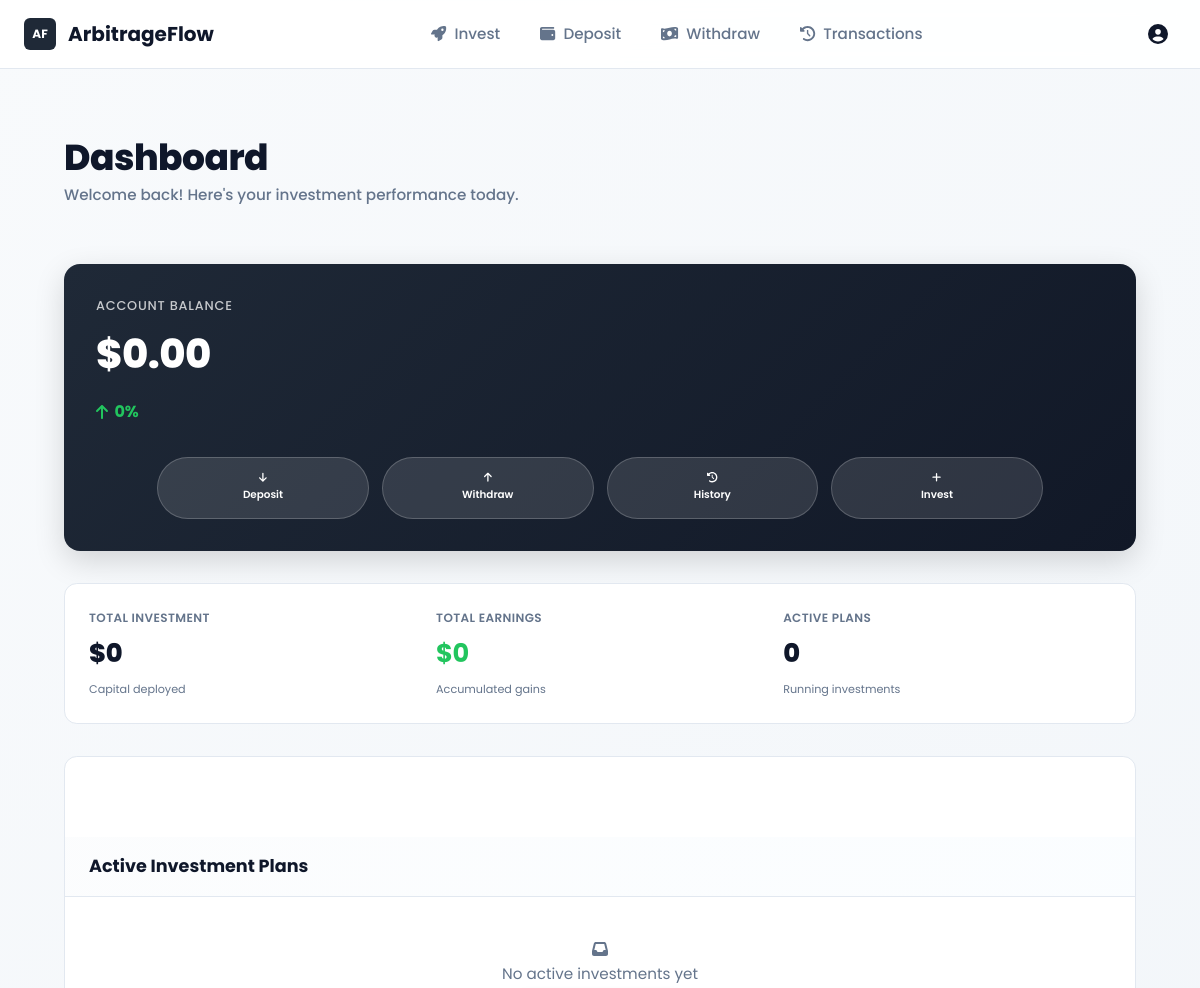
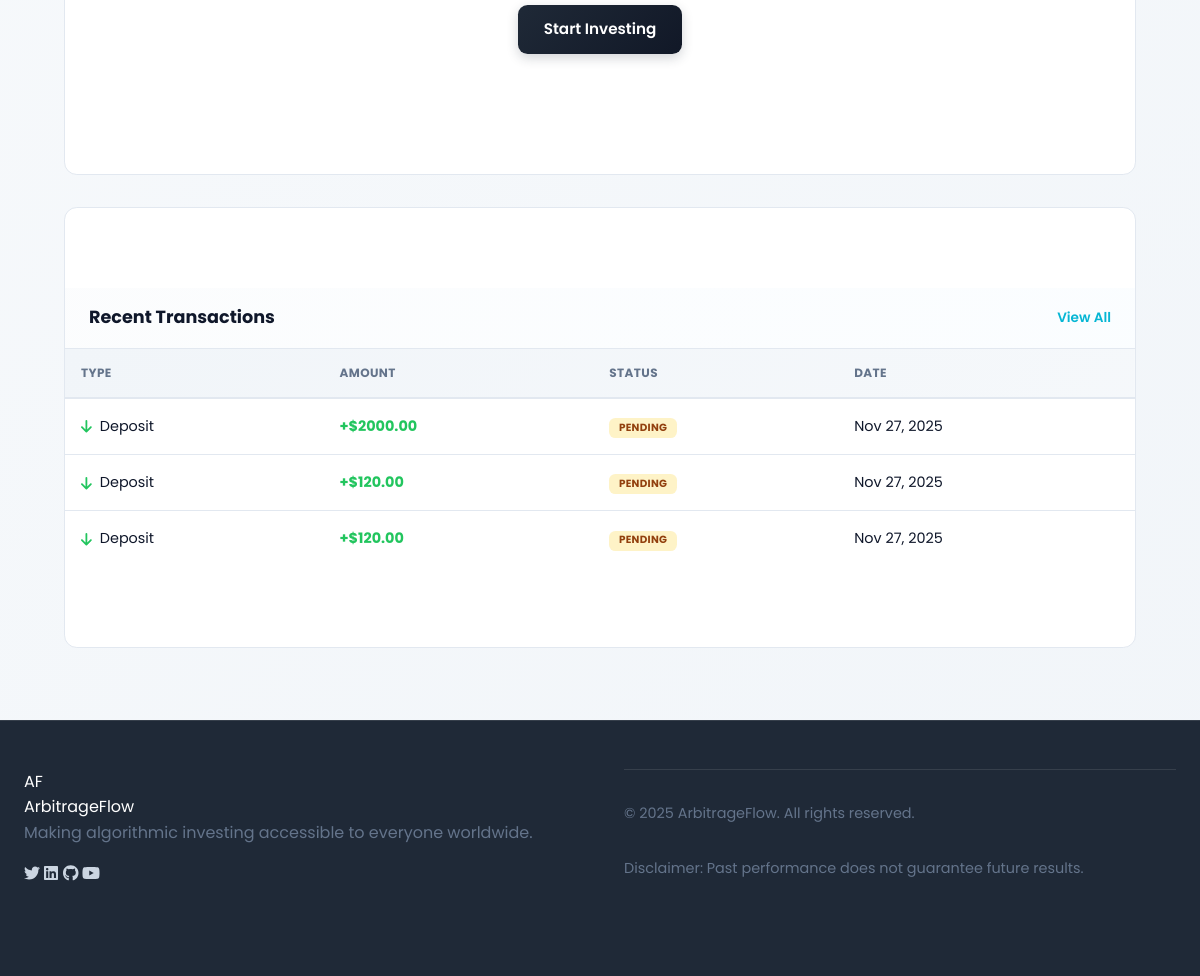
Page /account/dashboard/ (signed in) on the earlier database version (2 pictures, top to bottom).
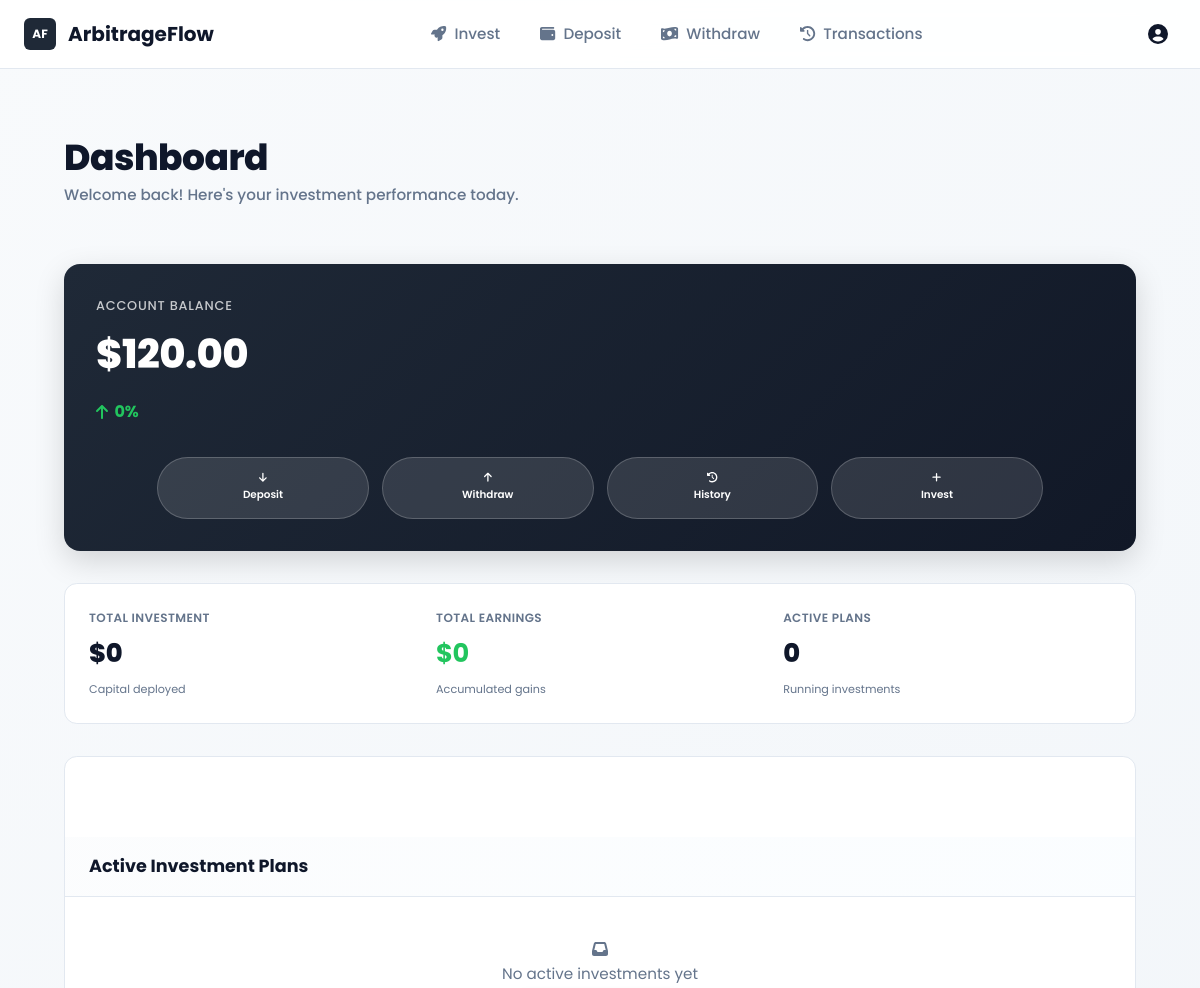
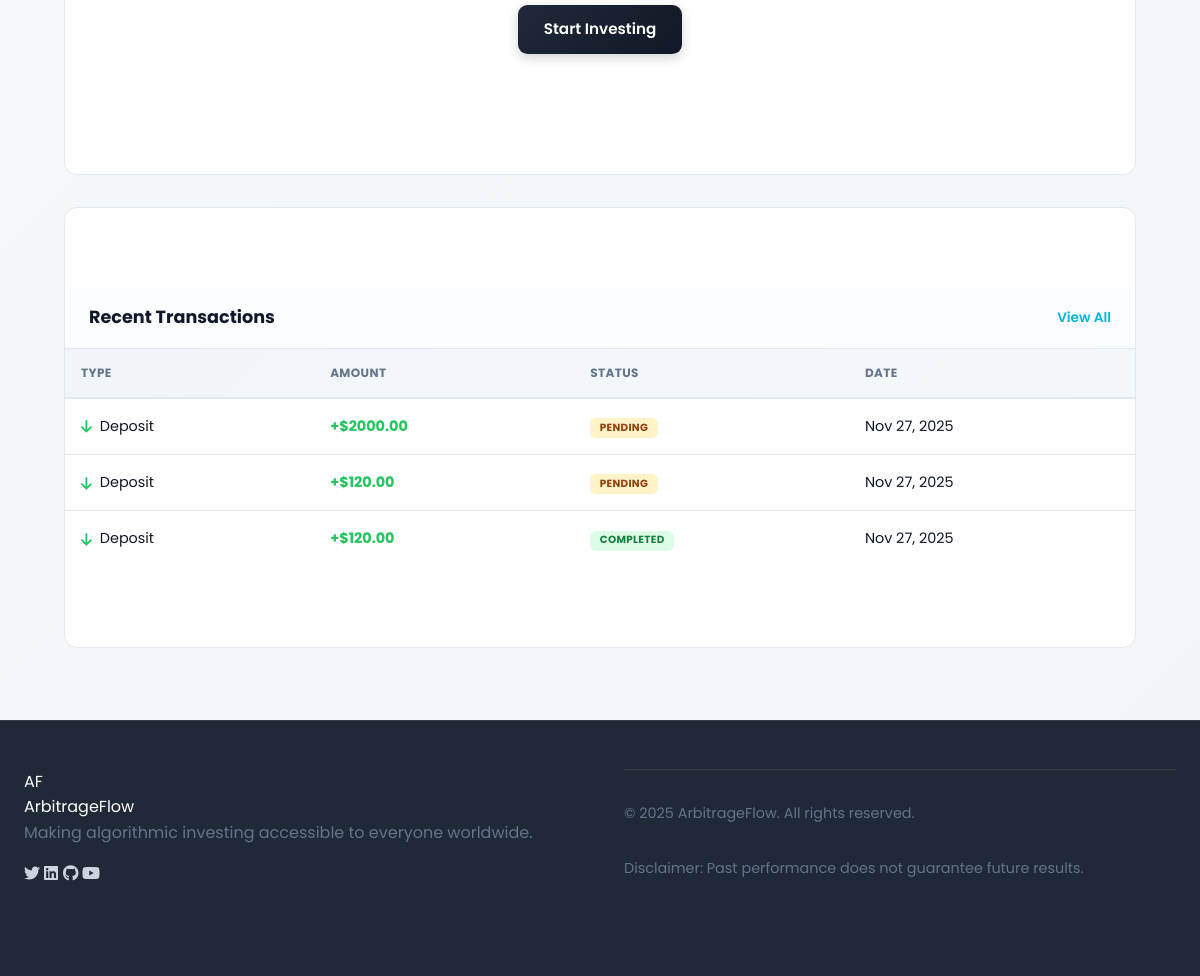
Same page on the later database version (2 pictures, top to bottom).
### account/models.py (models this page shows, shortened)
class Profile(models.Model):
    user = models.OneToOneField(settings.AUTH_USER_MODEL, on_delete=models.CASCADE)
    account_balance = models.DecimalField(max_digits=10, decimal_places=2, default=0.00)
    class Meta:
        verbose_name = 'Profile'
        verbose_name_plural = 'Profiles'

### core/models.py (models this page shows, shortened)
class Deposit(models.Model):
    deposit_id = ShortUUIDField(
        primary_key=True,
        unique=True,
        length=12,
        max_length=45,
        prefix="dep_",
        alphabet='abcdesqp1234567890'
    )
    user = models.ForeignKey(
        User,
        on_delete=models.CASCADE,
        related_name='deposits'
    )
    amount = models.DecimalField(
        max_digits=10,
        decimal_places=2,
        help_text="Deposit amount in USD"
    )
    status = models.CharField(
        max_length=10,
        choices=DEPOSIT_STATUS,
        default='PENDING'
    )
    crypto = models.ForeignKey(
        Cryptocurrency,
        on_delete= models.CASCADE,
        null=True,
        blank=True,
        related_name='deposits',
        help_text='Selected cryptocurrency for this deposit'
    )
    pay_amount = models.DecimalField(
        max_digits=20,
        decimal_places=8,
        help_text="Amount in cryptocurrency to pay",
        null=True, blank=True
    )
    created_at = models.DateTimeField(default=timezone.now)

### account/views.py (the view)
# urls.py: path('dashboard/', views.dashboard, name='dashboard'),
@login_required
def dashboard(request):
    investments = Investment.objects.filter(user=request.user)
    active_investments = investments.filter(is_active=True)
    account_balance = request.user.profile.account_balance
    investment_summary = investments.aggregate(
        total_invested=Sum('amount_invested'),
        total_expected=Sum('expected_return')
    )
    completed_investments = investments.filter(is_active=False)
    total_profit = completed_investments.aggregate(total_profit=Sum('expected_return')).get('total_profit') or 0
    active_investments_count = active_investments.count()
    completed_investments_count = investments.filter(is_active=False).count()
    total_deposits = Deposit.objects.filter(user=request.user, status='COMPLETED').aggregate(total=Sum('amount')).get('total') or 0
    total_withdrawals = Withdrawal.objects.filter(user=request.user, status='COMPLETED').aggregate(total=Sum('amount')).get('total') or 0
    latest_deposits = Deposit.objects.filter(
        user=request.user
    ).order_by('-created_at')[:3]
    latest_withdrawals = Withdrawal.objects.filter(
        user=request.user
    ).order_by('-created_at')[:3]
    context = {
        'profile': request.user.profile,
        'account_balance': account_balance,
        'active_investments': active_investments,
        'investment_summary': investment_summary,
        'total_invested': investment_summary.get('total_invested') or 0,
        'total_expected': investment_summary.get('total_expected') or 0,
        'total_profit': total_profit,
        'active_investments_count': active_investments_count,
        'completed_investments_count': completed_investments_count,
        'total_deposits': total_deposits,
        'total_withdrawals': total_withdrawals,
        'latest_deposits': latest_deposits,
        'latest_withdrawals': latest_withdrawals,
    }
    return render(request, 'account/dashboard.html', context)

### templates/account/dashboard.html (shortened to what this page needs)
{% extends "base.html" %}
{% load static %}
{% block extra_css %}
<link href="https://cdnjs.cloudflare.com/ajax/libs/font-awesome/6.4.0/css/all.min.css" rel="stylesheet">
{% endblock %}
{% block content %}
<div class="dashboard-wrapper">
    <main class="main-content">
        <div class="top-bar">
            <div class="top-bar-left">
                <h1>Dashboard</h1>
                <p>Welcome back! Here's your investment performance today.</p>
            </div>
        </div>
        <div class="hero-card">
            <div class="hero-card-content">
                <div class="hero-card-left">
                    <div class="hero-card-label">Account Balance</div>
                    <div class="hero-card-amount">${{ account_balance }}</div>
                    <div class="hero-card-growth">
                        <i class="fas fa-arrow-up"></i>
                        {% if active_investments_count > 0 %}
                            +4.6%
                        {% else %}
                            0%
                        {% endif %}
                    </div>
                </div>
                <div class="hero-card-actions">
                    <a href="{% url 'core:deposit' %}" class="hero-btn">
                        <i class="fas fa-arrow-down"></i>
                        <span>Deposit</span>
                    </a>
                    <a href="{% url 'core:withdrawal' %}" class="hero-btn">
                        <i class="fas fa-arrow-up"></i>
                        <span>Withdraw</span>
                    </a>
                    <a href="{% url 'core:transactions' %}" class="hero-btn">
                        <i class="fas fa-history"></i>
                        <span>History</span>
                    </a>
                    <a href="{% url 'core:investment_plans' %}" class="hero-btn">
                        <i class="fas fa-plus"></i>
                        <span>Invest</span>
                    </a>
                </div>
            </div>
        </div>
        <div class="metrics-grid">
            <div class="metric">
                <div class="metric-label">Total Investment</div>
                <div class="metric-value">${{ total_invested }}</div>
                <div class="metric-desc">Capital deployed</div>
            </div>
            <div class="metric">
                <div class="metric-label">Total Earnings</div>
                <div class="metric-value positive">${{ total_profit }}</div>
                <div class="metric-desc">Accumulated gains</div>
            </div>
            <div class="metric">
                <div class="metric-label">Active Plans</div>
                <div class="metric-value">{{ active_investments_count }}</div>
                <div class="metric-desc">Running investments</div>
            </div>
        </div>
        <div class="section">
            <div class="section-header">
                <h2>Active Investment Plans</h2>
            </div>
            {% if active_investments %}
                <table class="data-table">
                    <thead>
                        <tr>
                            <th>Investment Plan</th>
                            <th>Amount Invested</th>
                            <th>Daily Return</th>
                            <th>Estimated Profit</th>
                            <th>Status</th>
                        </tr>
                    </thead>
                    <tbody>
                        {% for investment in active_investments %}
                            <tr>
                                <td>
                                    <div class="plan-name">{{ investment.type_plan.name }}</div>
                                    <div class="plan-date">Started: {{ investment.created_at|date:"M d, Y" }}</div>
                                </td>
                                <td>${{ investment.amount_invested }}</td>
                                <td>{{ investment.type_plan.percent_return }}%</td>
                                <td class="profit">+${{ investment.profit_made }}</td>
                                <td><span class="badge badge-active">Active</span></td>
                            </tr>
                        {% endfor %}
                    </tbody>
                </table>
            {% else %}
                <div class="empty-state">
                    <i class="fas fa-inbox"></i>
                    <p>No active investments yet</p>
                    <a href="{% url 'core:investment_plans' %}" class="btn btn-primary">Start Investing</a>
                </div>
            {% endif %}
        </div>
        <div class="section">
            <div class="section-header">
                <h2>Recent Transactions</h2>
                <a href="{% url 'core:transactions' %}">View All</a>
            </div>
            {% if latest_deposits or latest_withdrawals %}
                <table class="data-table">
                    <thead>
                        <tr>
                            <th>Type</th>
                            <th>Amount</th>
                            <th>Status</th>
                            <th>Date</th>
                        </tr>
                    </thead>
                    <tbody>
                        {% for deposit in latest_deposits %}
                            <tr>
                                <td>
                                    <div style="display: flex; align-items: center; gap: 0.5rem;">
                                        <i class="fas fa-arrow-down" style="color: var(--success-color);"></i>
                                        Deposit
                                    </div>
                                </td>
                                <td class="positive">+${{ deposit.amount }}</td>
                                <td><span class="badge {% if deposit.status == 'COMPLETED' %}badge-completed{% else %}badge-pending{% endif %}">{{ deposit.status }}</span></td>
                                <td>{{ deposit.created_at|date:"M d, Y" }}</td>
                            </tr>
                        {% endfor %}
                    </tbody>
                </table>
            {% else %}
                <div class="empty-state">
                    <i class="fas fa-inbox"></i>
                    <p>No transactions yet</p>
                </div>
            {% endif %}
        </div>
    </main>
</div>
{% endblock %}

### templates/base.html (shortened to what this page needs)
{% load static %}
{% load i18n %}
<!DOCTYPE html>
<html lang="{{ LANGUAGE_CODE|default:'en' }}">
<head>
    <link rel="stylesheet" href="https://cdnjs.cloudflare.com/ajax/libs/font-awesome/6.4.0/css/all.min.css">
    <link href="https://cdn.jsdelivr.net/npm/bootstrap@5.3.0/dist/css/bootstrap.min.css" rel="stylesheet">
    <link rel="stylesheet" href="{% static 'css/site.css' %}">
    {% block extra_css %}{% endblock %}
</head>
<body class="{% block body_class %}{% endblock %}">
    {% block navigation %}
    <nav id="navbar">
        <div class="container nav-container">
            {% block nav_brand %}
            {% if user.is_authenticated %}
                {% url 'account:dashboard' as logo_url %}
            {% else %}
                {% url 'core:index' as logo_url %}
            {% endif %}
            <a href="{{ logo_url }}" class="logo">
                <div class="logo-icon">AF</div>
                <span class="logo-text">{{ site_name|default:'ArbitrageFlow' }}</span>
            </a>
            {% endblock %}
            {% block nav_links %}
            <div class="nav-links">
                {% url 'core:investment_plans' as url_plans %}
                {% url 'core:deposit' as url_deposit %}
                {% url 'core:withdrawal' as url_withdrawal %}
                {% url 'core:transactions' as url_transactions %}
                <a href="{{ url_plans }}">
                    <i class="fas fa-rocket"></i> {% trans 'Invest' %}
                </a>
                {% if user.is_authenticated %}
                <a href="{{ url_deposit }}">
                    <i class="fas fa-wallet"></i> {% trans 'Deposit' %}
                </a>
                <a href="{{ url_withdrawal }}">
                    <i class="fas fa-money-bill-wave"></i> {% trans 'Withdraw' %}
                </a>
                <a href="{{ url_transactions }}">
                    <i class="fas fa-history"></i> {% trans 'Transactions' %}
                </a>
                {% endif %}
            </div>
            {% endblock %}
            {% block nav_buttons %}
            <div class="nav-buttons">
                {% if user.is_authenticated %}
                    {% url 'account:profile' as url_profile %}
                    {% url 'account:password_change' as url_password %}
                    <div class="dropdown">
                        <button class="profile-btn" data-bs-toggle="dropdown" aria-expanded="false" type="button">
                            <i class="fas fa-user-circle"></i>
                        </button>
                    </div>
                {% endif %}
            </div>
            {% endblock %}
        </div>
    </nav>
                {% url 'core:investment_plans' as url_plans %}
                {% url 'core:deposit' as url_deposit %}
                {% url 'core:withdrawal' as url_withdrawal %}
                {% url 'core:transactions' as url_transactions %}
    {% endblock %}
    <main class="{% block content_class %}{% endblock %}">
        <div class="container">
            {% block content %}{% endblock %}
        </div>
    </main>
    {% block footer %}
    <footer>
        <div class="container">
            <div class="footer-content">
                {% block footer_brand %}
                <div>
                    <div class="footer-logo">
                        <div class="footer-logo-icon">AF</div>
                        <span class="footer-logo-text">{{ site_name|default:'ArbitrageFlow' }}</span>
                    </div>
                    <p class="footer-description">{% trans 'Making algorithmic investing accessible to everyone worldwide.' %}</p>
                    <div class="social-links">
                        <a href="{{ social_links.twitter|default:'#' }}" class="social-link" target="_blank" rel="noopener">
                            <i class="fab fa-twitter"></i><span class="visually-hidden">Twitter</span>
                        </a>
                        <a href="{{ social_links.linkedin|default:'#' }}" class="social-link" target="_blank" rel="noopener">
                            <i class="fab fa-linkedin"></i><span class="visually-hidden">LinkedIn</span>
                        </a>
                        <a href="{{ social_links.github|default:'#' }}" class="social-link" target="_blank" rel="noopener">
                            <i class="fab fa-github"></i><span class="visually-hidden">GitHub</span>
                        </a>
                        <a href="{{ social_links.youtube|default:'#' }}" class="social-link" target="_blank" rel="noopener">
                            <i class="fab fa-youtube"></i><span class="visually-hidden">YouTube</span>
                        </a>
                    </div>
                </div>
                {% endblock %}
            </div>
            {% block footer_bottom %}
            <div class="footer-bottom">
                <p>&copy; {% now "Y" %} {{ site_name|default:'ArbitrageFlow' }}. {% trans 'All rights reserved.' %}</p>
                <p>{% trans 'Disclaimer: Past performance does not guarantee future results.' %}</p>
            </div>
            {% endblock %}
        </div>
    </footer>
    {% endblock %}
</body>
</html>

Differences in the rows shown:
changed Profile: account_balance "0.00" → "120.00"
changed Deposit: status "PENDING" → "COMPLETED"
